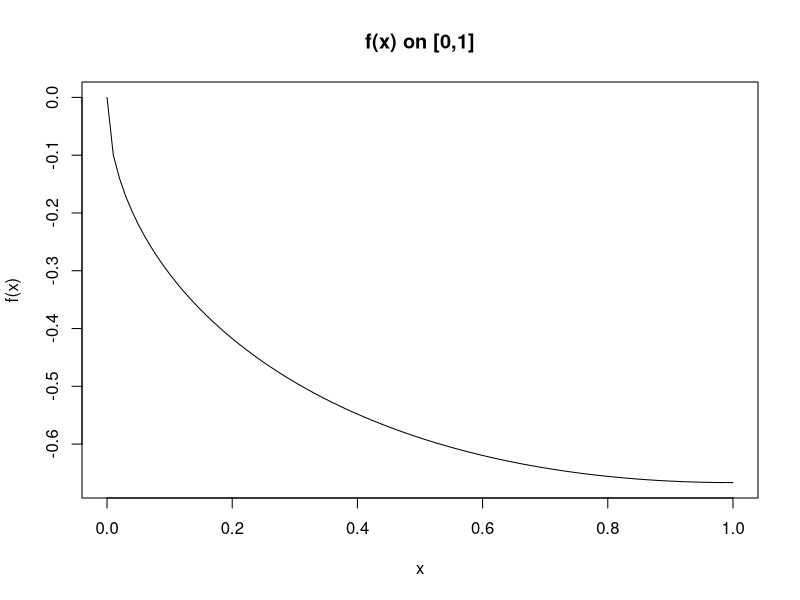

Write R code to recreate this figure.
## ---- chunk 1
knitr::opts_chunk$set(echo = TRUE, error = TRUE)
## ---- chunk 2
func <- function(x) 1/3 * x^(3/2) - x^(1/2)
## ---- chunk 3
x <- seq(0,1,0.01)
plot(x,func(x), type="l",
     xlab="x", ylab="f(x)", main="f(x) on [0,1]")
## ---- chunk 4
# Load pracma package
library(pracma)

# Convert function to parameterized function
F <- function(x) c(x, func(x))

# Find arc length
arclength(F, a=0, b=1)
